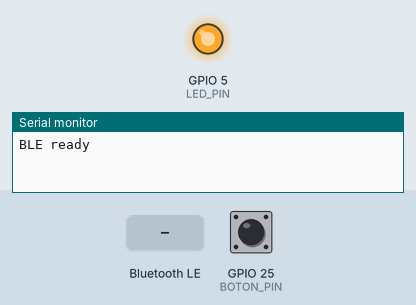
Simulated run of this sketch. Board: ESP32. Shown: output pins drawn as LEDs (lit = HIGH), the last lines printed to the serial monitor. The test bench sets the inputs (shaded band); at power-on: GPIO 25 (BOTON_PIN) HIGH. Random numbers use the default seed unless the sketch sets one; nothing arrives over Bluetooth unless stated; a phone connects over Bluetooth LE 3 s after start.

Above: at 0.94 s.
1.3 s: Bluetooth LE write "1" received
At 2.51 s:
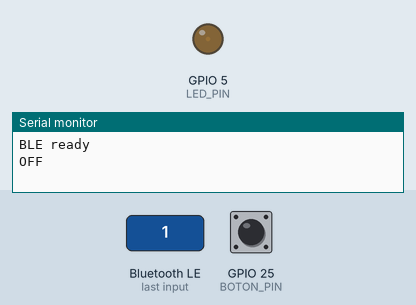
4.3 s: GPIO 25 (BOTON_PIN) pulled LOW for 3.2 s
Timing chart, 0 to 15.0 s (numbered marks = the images above; inputs shaded):
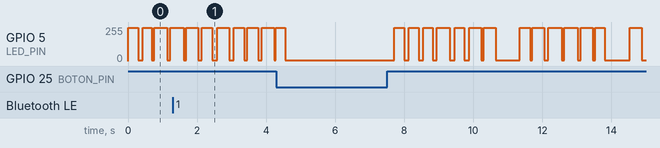

The sketch:

cabeza.ino
```cpp
#include <BLEDevice.h>
#include <BLEServer.h>
#include <BLEUtils.h>
#include <BLE2902.h>
// #include <vector>


#define LED_PIN 5
#define BOTON_PIN 25

#define SERVICE_UUID "12345678-1234-1234-1234-123456789abc"
#define BUTTON_CHAR_UUID "12345678-1234-1234-1234-123456789abd"

BLECharacteristic *buttonCharacteristic;

String estado_boton;

struct Tiempos {
  int duracion;
  bool estado_led;
};


void prender_progresivo() {
  for (int brillo = 0; brillo < 255; brillo += 5) {
    analogWrite(LED_PIN, brillo);
    // delayMicroseconds(1);
  }
}

void apagar_progresivo() {
  for (int brillo = 255; brillo > 0; brillo -= 5) {
    analogWrite(LED_PIN, brillo);
    // delayMicroseconds(1);
  }
}


class ButtonCallback : public BLECharacteristicCallbacks {
  void onWrite(BLECharacteristic *characteristic) override {
    estado_boton = characteristic->getValue();

    if (estado_boton.length() > 0) {
      if (estado_boton[0] == 1) {
        Serial.println("ON");
      } else {
        // digitalWrite(LED_PIN, LOW);
        Serial.println("OFF");
      }
    }
  }
};

void setup() {
  Serial.begin(115200);
  pinMode(LED_PIN, OUTPUT);
  pinMode(BOTON_PIN, INPUT_PULLUP);

  BLEDevice::init("Cabeza");

  BLEServer *server = BLEDevice::createServer();
  BLEService *service = server->createService(SERVICE_UUID);

  buttonCharacteristic = service->createCharacteristic(
    BUTTON_CHAR_UUID,
    BLECharacteristic::PROPERTY_READ | BLECharacteristic::PROPERTY_WRITE);

  buttonCharacteristic->setValue((uint8_t)0);
  buttonCharacteristic->setCallbacks(new ButtonCallback());

  service->start();

  BLEAdvertising *advertising = BLEDevice::getAdvertising();
  advertising->addServiceUUID(SERVICE_UUID);
  advertising->start();

  Serial.println("BLE ready");
}

// std::vector<Tiempos> frase;
void loop() {
  // for (int palabras = random(5, 13); palabras > 0 && estado_boton[0] == 1; palabras--) {
  //   frase.push_back({ random(250, 400), true });
  //   frase.push_back({ random(50, 150), false });
  // }
  // for (Tiempos seccion : frase) {
  //   if (estado_boton[0] != 1) {
  //     break;
  //   }
  //   digitalWrite(LED_PIN, seccion.estado_led);
  //   delay(seccion.duracion);
  // }
  // delay(random(400, 700));
  // frase.clear();

  for (int palabras = random(5, 13); palabras > 0 && (estado_boton[0] == 1 || digitalRead(BOTON_PIN)); palabras--) {
    // digitalWrite(LED_PIN, HIGH);
    prender_progresivo();
    delay(random(250, 400));
    // digitalWrite(LED_PIN, LOW);
    apagar_progresivo();
    delay(random(50, 150));
  }
  delay(random(400, 700));
}
```
